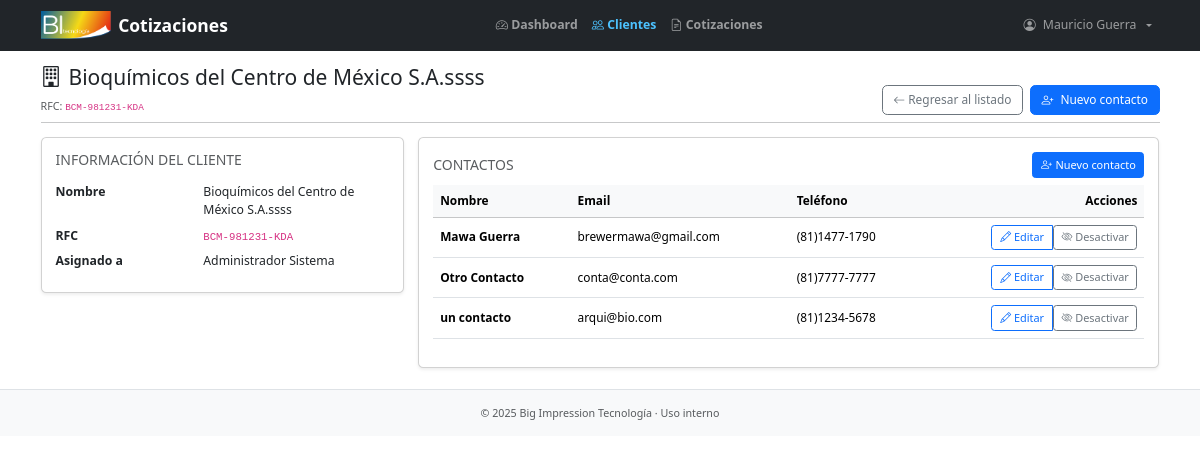
Page /customers/bioquimicos-del-centro-de-mexico-sa/ (signed in) on the committed database.
### users/models.py (models this page shows)
class CustomUser(AbstractUser):
    def __str__(self):
        return (self.get_full_name() or self.username).strip()

### customers/models.py (models this page shows, shortened)
class Customer(models.Model):
    class Meta:
        verbose_name = "Cliente"
        verbose_name_plural = "Clientes"
        ordering = ["name"]
        indexes = [
            models.Index(fields=["assigned_to"]),
        ]
    rfc_validator = RegexValidator(
        regex=r"^([A-Za-zÑñ\x26]{3,4}([0-9]{2})(0[1-9]|1[0-2])(0[1-9]|1[0-9]|2[0-9]|3[0-1]))([A-Za-z\d]{3})?$",
        message="El RFC no tiene un formato válido"
    )
    name = models.CharField(max_length=100, unique=True, verbose_name="Cliente")
    slug = models.SlugField(max_length=100, unique=True)
    rfc = models.CharField(max_length=13, validators=[rfc_validator], unique=True, null=True, blank=True)
    assigned_to = models.ForeignKey(settings.AUTH_USER_MODEL, on_delete=models.SET_NULL, null=True, blank=True, verbose_name="Vendedor", related_name="assigned_customers")
    created = models.DateTimeField(auto_now_add=True)
    updated = models.DateTimeField(auto_now=True)
    created_by = models.ForeignKey(settings.AUTH_USER_MODEL, on_delete=models.PROTECT, null=True, related_name="created_customers", verbose_name="Creado por")
    updated_by = models.ForeignKey(settings.AUTH_USER_MODEL, on_delete=models.PROTECT, null=True, related_name="updated_customers", verbose_name="Modificado por")
    def formatted_rfc(self):
        if self.rfc[3].isdigit():
            return f"{self.rfc[:3]}-{self.rfc[3:9]}-{self.rfc[9:]}"
        return f"{self.rfc[:4]}-{self.rfc[4:10]}-{self.rfc[10:]}"

class Contact(models.Model):
    class Meta:
        verbose_name = "Contacto"
        verbose_name_plural = "Contactos"
        ordering = ["first_name", "last_name"]
        indexes = [
            models.Index(fields=["first_name", "last_name"]),
            models.Index(fields=["customer"]),
        ]
    phone_validator = RegexValidator(
        regex=r"^\d{10}$",
        message="El número de teléfono debe tener exactamente 10 dígitos numéricos."
    )
    extension_validator = RegexValidator(
        regex=r"^(?!0+$)(?:\d{1,5})?$",
        message="La extensión debe ser de 1 a 5 dígitos. No puede ser 0's"
    )
    first_name = models.CharField(max_length=30, verbose_name="Nombre")
    last_name = models.CharField(max_length=30, verbose_name="Apellido")
    title = models.CharField(max_length=30, blank=True, null=True, verbose_name="Puesto")
    phone = models.CharField(max_length=10, validators=[phone_validator], blank=True, null=True, verbose_name="Teléfono oficina")
    phone_extension = models.CharField(max_length=5, validators=[extension_validator], blank=True, null=True, verbose_name="Extensión")
    cel_phone = models.CharField(max_length=10, validators=[phone_validator], blank=True, null=True, verbose_name="Teléfono celular")
    email = models.EmailField(unique=True)
    customer = models.ForeignKey(Customer, on_delete=models.CASCADE, related_name="contacts")
    is_active = models.BooleanField(default=True, verbose_name="Activo")
    created = models.DateTimeField(auto_now_add=True)
    updated = models.DateTimeField(auto_now=True)
    created_by = models.ForeignKey(settings.AUTH_USER_MODEL, on_delete=models.PROTECT, null=True, related_name="created_contacts")
    updated_by = models.ForeignKey(settings.AUTH_USER_MODEL, on_delete=models.PROTECT, null=True, related_name="updated_contacts")
    def full_name(self):
        return f"{self.first_name} {self.last_name}"
    def formatted_phone(self):
        if self.phone:
            return f"({self.phone[0:2]}){self.phone[2:6]}-{self.phone[6:]}"
        return "-"

### customers/views.py (the view)
# urls.py: path("<slug:slug>/", views.CustomerDetailView.as_view(), name="customer_detail"),
class CustomerDetailView(LoginRequiredMixin, DetailView):
    model = Customer
    def get_context_data(self, **kwargs):
        context = super().get_context_data(**kwargs)
        context["contacts"] = self.object.contacts.all()
        return context
    def get_queryset(self):
        return Customer.objects.select_related("assigned_to").prefetch_related("contacts")

### customers/templates/customers/customer_detail.html (shortened to what this page needs)
{% extends "base.html" %}
{% block nav_active_clientes %}active{% endblock %}
{% block content_header %}
    <div class="d-flex align-items-end justify-content-between mt-3 mb-2">
        <div>
            <h1 class="h4 mb-2 d-flex align-items-center gap-2">
                <i class="bi bi-building"></i> {{ customer.name }}
            </h1>
            <small class="text-muted">RFC: <code>{{ customer.formatted_rfc|default:customer.rfc }}</code></small>
        </div>
        <div class="d-flex gap-2">
            <a href="{% url 'customers:customer_list' %}" class="btn btn-outline-secondary">
                <i class="bi bi-arrow-left"></i> Regresar al listado
            </a>
            <a href="{% url 'customers:new_contact' customer.slug %}" class="btn btn-primary d-flex align-items-center gap-2">
                <i class="bi bi-person-plus"></i><span>Nuevo contacto</span>
            </a>
        </div>
    </div>
    <hr class="mt-2 mb-3">
{% endblock content_header %}
{% block content %}
    <div class="row g-3">
        <div class="col-12 col-lg-4">
        <div class="card shadow-sm">
            <div class="card-body">
                <h6 class="text-uppercase text-muted mb-3">Información del cliente</h6>
                <dl class="row mb-0">
                    <dt class="col-5">Nombre</dt>
                    <dd class="col-7">{{ customer.name }}</dd>
                    <dt class="col-5">RFC</dt>
                    <dd class="col-7"><code>{{ customer.formatted_rfc|default:customer.rfc }}</code></dd>
                    <dt class="col-5">Asignado a</dt>
                    <dd class="col-7">
                        {% if customer.assigned_to %}
                            {{ customer.assigned_to.get_full_name|default:customer.assigned_to.username }}
                        {% else %}
                            <span class="text-muted">Sin asignar</span>
                        {% endif %}
                    </dd>
                </dl>
            </div>
        </div>
        </div>
        <div class="col-12 col-lg-8">
            <div class="card shadow-sm">
                <div class="card-body">
                    <div class="d-flex justify-content-between align-items-center mb-2">
                        <h6 class="text-uppercase text-muted mb-0">Contactos</h6>
                        <a href="{% url 'customers:new_contact' customer.slug %}" class="btn btn-sm btn-primary d-flex align-items-center gap-1">
                            <i class="bi bi-person-plus"></i> <span>Nuevo contacto</span>
                        </a>
                    </div>
                    {% if contacts %}
                        <div class="table-responsive">
                            <table class="table table-hover align-middle">
                                <thead class="table-light">
                                    <tr>
                                        <th>Nombre</th>
                                        <th>Email</th>
                                        <th>Teléfono</th>
                                        <th class="text-end">Acciones</th>
                                    </tr>
                                </thead>
                                <tbody>
                                    {% for c in contacts %}
                                        <tr id="contact-row-{{ c.id }}">
                                            <td class="fw-semibold">{{ c.full_name }}</td>
                                            <td>
                                                {% if c.email %}
                                                    {{ c.email }}
                                                {% else %}
                                                    <span class="text-muted">—</span>
                                                {% endif %}
                                            </td>
                                            <td>{{ c.formatted_phone|default:"—" }}</td>
                                            <td class="text-end">
                                            <div class="btn-group" role="group">
                                                <a href="{% url 'customers:update_contact' customer.slug c.id %}" class="btn btn-sm btn-outline-primary">
                                                    <i class="bi bi-pencil"></i> Editar
                                                </a>
                                                <form method="post" action="{% url 'customers:contact_toggle' customer.slug c.id %}"
                                                      hx-post="{% url 'customers:contact_toggle' customer.slug c.id %}"
                                                      hx-target="#contact-row-{{ c.id }}"
                                                      hx-swap="outerHTML"
                                                      hx-indicator="#spinner-{{ c.id }}"
                                                      class="d-inline"
                                                      hx-on:htmx:beforeRequest="this.querySelector('button').disabled=true"
                                                      hx-on:htmx:afterRequest="this.querySelector('button').disabled=false"
                                                >
                                                    {% if c.is_active %}
                                                        <button type="submit" class="btn btn-sm btn-outline-secondary">
                                                            <i class="bi bi-eye-slash"></i> Desactivar
                                                        </button>
                                                    {% else %}
                                                        <button type="submit" class="btn btn-sm btn-outline-success">
                                                            <i class="bi bi-eye"></i> Activar
                                                        </button>
                                                    {% endif %}
                                                </form>
                                            </div>
                                            </td>
                                        </tr>
                                    {% endfor %}
                                </tbody>
                            </table>
                        </div>
                    {% endif %}
                </div>
            </div>
        </div>
    </div>
{% endblock content %}

### templates/base.html (shortened to what this page needs)
{% load static %}
{% load humanize %}
<!DOCTYPE html>
<html lang="es-MX">
    <head>
        <link href="https://cdn.jsdelivr.net/npm/bootstrap@5.3.3/dist/css/bootstrap.min.css"
          rel="stylesheet"
>
        <link rel="stylesheet" href="https://cdn.jsdelivr.net/npm/bootstrap-icons@1.11.3/font/bootstrap-icons.css">
        <link rel="stylesheet" href="{% static 'css/base.css' %}">
    </head>
    <body>
    <div class="toast-container position-fixed top-0 end-0 p-3" style="z-index: 1080;">
    </div>
        {% block header %}
        <header>
            <nav class="navbar navbar-expand-lg navbar-dark bg-dark">
                <div class="container">
                    <a class="navbar-brand d-flex align-items-center gap-2" href="{% url 'quotes:dashboard' %}">
                        <img src="{% static 'images/logo-bit.png' %}"
                            alt="BI-Tecnología"
                            style="height: 28px; width: auto;">
                        <span class="fw-bold">Cotizaciones</span>
                    </a>
                    <div class="collapse navbar-collapse" id="bitNavbar">
                        <ul class="navbar-nav ms-auto mb-2 mb-lg-0 fw-bold">
                            {% if user.is_authenticated %}
                                <li class="nav-item">
                                    {% if request.resolver_match.url_name == 'dashboard' %}
                                        <span class="nav-link active"><i class="bi bi-speedometer2"></i> Dashboard</span>
                                    {% else %}
                                        <a class="nav-link {% block nav_active_dashboard %}{% endblock %}" href="{% url 'quotes:dashboard' %}">
                                            <i class="bi bi-speedometer2"></i> Dashboard
                                        </a>
                                    {% endif %}
                                </li>
                                <li class="nav-item">
                                    {% if request.resolver_match.url_name == 'clientes_list' %}
                                        <span class="nav-link active"><i class="bi bi-people"></i> Clientes</span>
                                    {% else %}
                                        <a class="nav-link {% block nav_active_clientes %}{% endblock %}" href="{% url 'customers:customer_list' %}">
                                            <i class="bi bi-people"></i> Clientes
                                        </a>
                                    {% endif %}
                                </li>
                                <li class="nav-item">
                                    {% if request.resolver_match.url_name == 'quotes_list' %}
                                        <span class="nav-link active"><i class="bi bi-file-earmark-text"></i> Cotizaciones</span>
                                    {% else %}
                                        <a class="nav-link {% block nav_active_cotizaciones %}{% endblock %}" href="{% url 'quotes:quote_list' %}">
                                            <i class="bi bi-file-earmark-text"></i> Cotizaciones
                                        </a>
                                    {% endif %}
                                </li>
                            {% endif %}
                        </ul>
                        <ul class="navbar-nav ms-auto">
                            {% if user.is_authenticated %}
                                <li class="nav-item dropdown">
                                <a class="nav-link dropdown-toggle d-flex align-items-center gap-2" href="#" role="button" data-bs-toggle="dropdown" aria-expanded="false">
                                    <i class="bi bi-person-circle"></i>
                                    <span>{{ user.get_full_name|default:user.username }}</span>
                                </a>
                                </li>
                            {% else %}
                                <li class="nav-item"><a class="btn btn-outline-light btn-sm" href="{% url 'users:login' %}">Iniciar sesión</a></li>
                            {% endif %}
                        </ul>
                    </div>
                </div>
            </nav>
        </header>
        {% endblock header %}
        <main class="container">
            {% block content_header %}{% endblock content_header %}
            {% block content %}{% endblock content %}
        </main>
        {% block footer %}
            <footer class="bg-light text-center py-3 mt-4 border-top">
                <small class="text-muted">© 2025 Big Impression Tecnología · Uso interno</small>
            </footer>
        {% endblock footer %}
    </body>
</html>

### static/css/base.css (style rules this page uses)
html, body { font-size: 0.875rem; }
h1, .h1 { font-size: 1.75rem; }
.table { font-size: 0.85rem; }
.btn { font-size: 0.85rem; }
.nav-link.active { color: #4cc2ff !important; text-decoration: none !important; }
.btn-sm { padding: 0.25rem 0.55rem; font-size: .78rem; }

### rows in the picture
CustomUser: get_full_name "Mauricio Guerra"
Customer: name "Bioquímicos del Centro de México S.A.ssss", formatted_rfc "BCM-981231-KDA", assigned_to.get_full_name "Administrador Sistema"
Contact: full_name "Mawa Guerra", email "brewermawa@gmail.com", formatted_phone "(81)1477-1790", is_active True (drawn)
Contact: full_name "Otro Contacto", email "conta@conta.com", formatted_phone "(81)7777-7777", is_active True (drawn)
Contact: full_name "un contacto", email "arqui@bio.com", formatted_phone "(81)1234-5678", is_active True (drawn)
